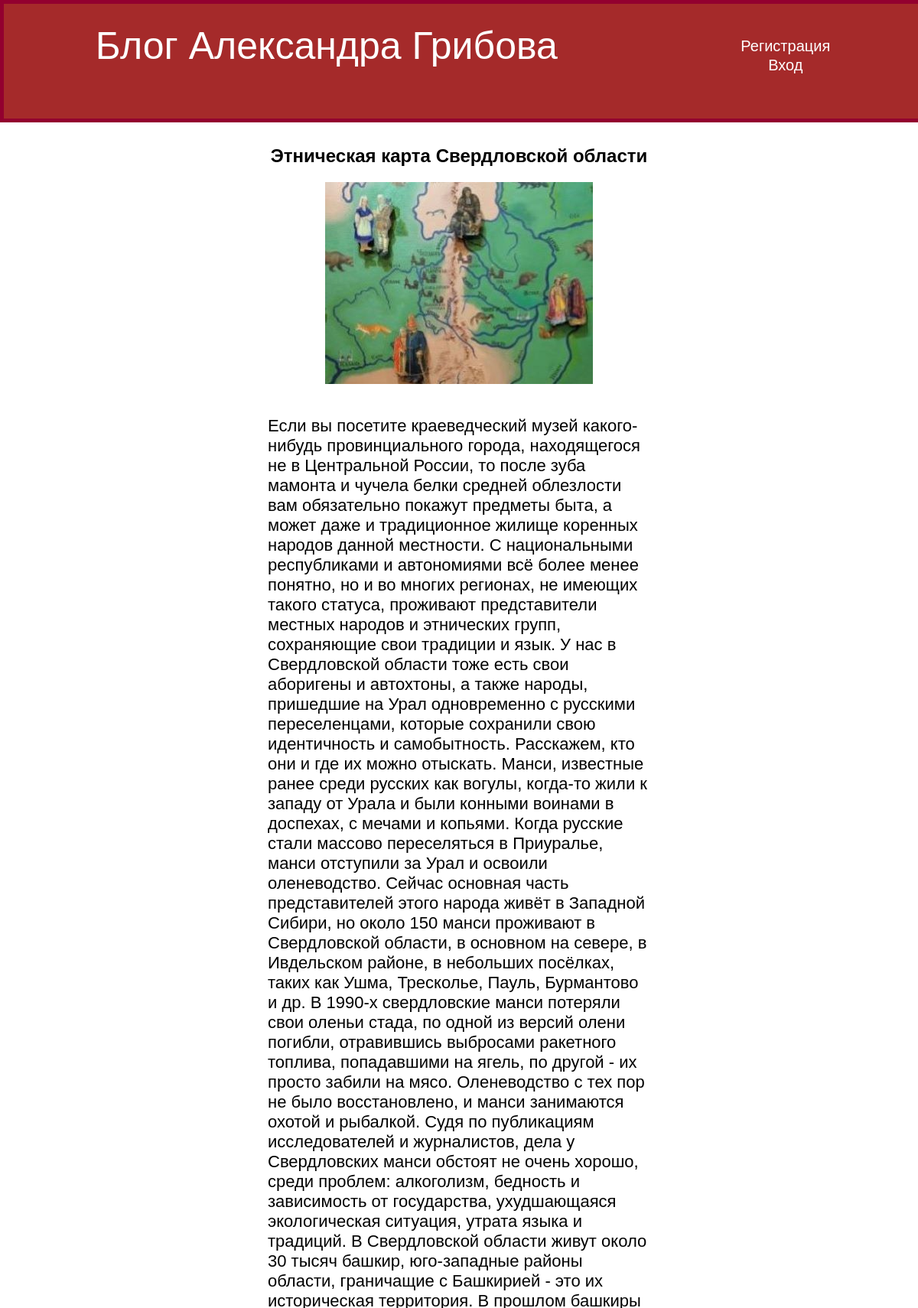
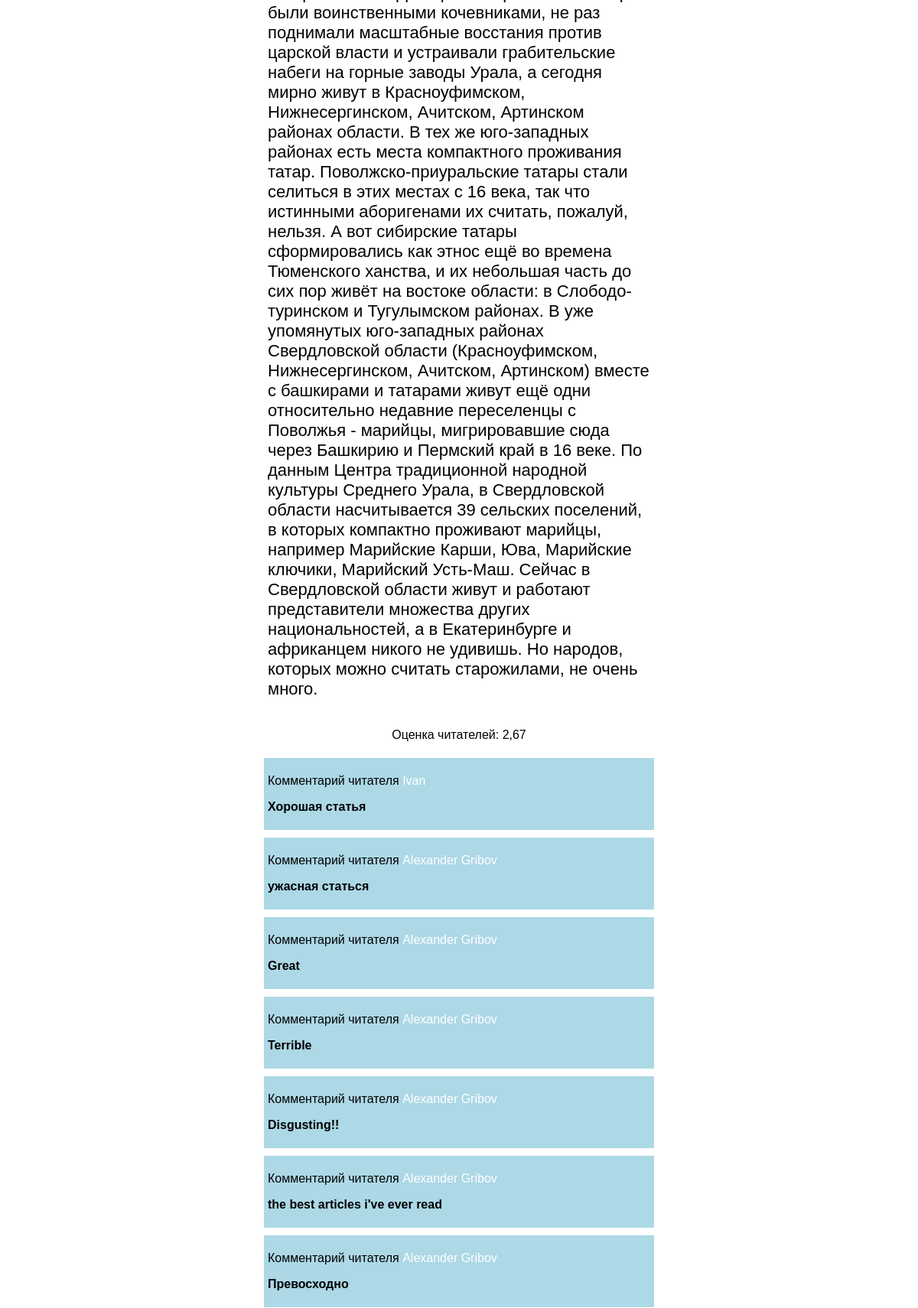
Page /details/3/ (upper part) on the committed database (2 pictures, top to bottom).
### articles/models.py (models this page shows, shortened)
class Articles(models.Model):
    objects = None
    title = models.CharField(max_length=200)
    title_pic = models.ImageField(upload_to='articles/images/')
    art_text = models.TextField()
    average_rating = models.FloatField(default=0, null=True, blank=True)

class PostFeedback(models.Model):
    feedback = models.TextField()
    commentator = models.ForeignKey(Profile, on_delete=models.CASCADE)
    article = models.ForeignKey(Articles, on_delete=models.CASCADE)
    def __str__(self):
        return self.feedback

### readers/models.py (models this page shows)
class Profile(models.Model):
    user = models.OneToOneField(User, on_delete=models.CASCADE, null=True, blank=True)
    name = models.CharField(max_length=200, null=True, blank=True)
    info = models.TextField(null=True, blank=True)
    profile_image = models.ImageField(upload_to='readers/', default='readers/default.png')
    created = models.DateTimeField(auto_now_add=True)
    def __str__(self):
        return self.name

### articles/views.py (the view, shortened to what this page needs)
# urls.py: path('<int:pk>/', views.detail, name='detail'),
def detail(request, pk):
    art = Articles.objects.get(id=pk)
    qs = art.rating_set.aggregate(Avg("rating"))['rating__avg']
    if qs is not None:
        avg_rating = round(qs, 2)
        art.average_rating = avg_rating
        art.save()
    else:
        avg_rating = 0
    form = PostFeedbackForm()
    form2 = RatingForm()
    return render(request, 'articles/details.html', {'art': art, 'form': form, "form2": form2, "avg_rating": avg_rating})

### articles/templates/articles/details.html (shortened to what this page needs)
{% extends 'articles/base.html' %}
{% load static %}
{% block content %}
<div class="element2 high">
    <div class="title2">
        <h2 class="top2">{{ art.title }}</h2>
        <p class="img2"><img src="{{ art.title_pic.url }}" alt=""></p>
    </div>
        <p class="text">{{ art.art_text|safe }}</p>
        <p class="rating">Оценка читателей: {{ avg_rating }} </p>
        {% for feed in art.postfeedback_set.all %}
        <div class="postfeedsection">
        <p> Комментарий читателя <a href="{% url 'profile' feed.commentator.id %}">{{ feed.commentator }}</a></p>
        <p class="postedfeed">{{ feed }}</p>
        </div>
        {% endfor %}
</div>
{% endblock %}

### articles/static/css/style.css (style rules this page uses)
body { margin: 0; font-family: sans-serif; }
.text { width: 500px; font-size: 22px; }
.element2 { display: flex; flex-direction: column; align-items: center; }
.element2.high { padding-top: 170px; }
a { text-decoration: none; color: white; }
.title2 { text-align: center; }
.postedfeed { font-weight: bold; }
.postfeedsection { background: lightblue; margin: 5px 5px; padding: 5px 5px; width: 500px; }

### rows in the picture
Articles: title "Этническая карта Свердловской области", title_pic (picture), art_text "Если вы посетите краеведческий музей какого-нибудь провинциального города, находящегося не в Центральной России, то после зуба мамонта и чучела белки средней облезлости вам обязательно покажут предметы быта, а может даже и традиционное жилище коренных народов данной местности. С национальными республиками и автономиями всё более менее понятно, но и во многих регионах, не имеющих такого статуса, проживают представители местных народов и этнических групп, сохраняющие свои традиции и язык. У нас в Свердловской области тоже есть свои аборигены и автохтоны, а также народы, пришедшие на Урал одновременно с русскими переселенцами, которые сохранили свою идентичность и самобытность. Расскажем, кто…", average_rating "2,67"
PostFeedback: commentator "Ivan", feedback "Хорошая статья"
PostFeedback: commentator "Alexander Gribov", feedback "ужасная статься"
PostFeedback: commentator "Alexander Gribov", feedback "Great"
PostFeedback: commentator "Alexander Gribov", feedback "Terrible"
PostFeedback: commentator "Alexander Gribov", feedback "Disgusting!!"
PostFeedback: commentator "Alexander Gribov", feedback "the best articles i've ever read"
PostFeedback: commentator "Alexander Gribov", feedback "Превосходно"
